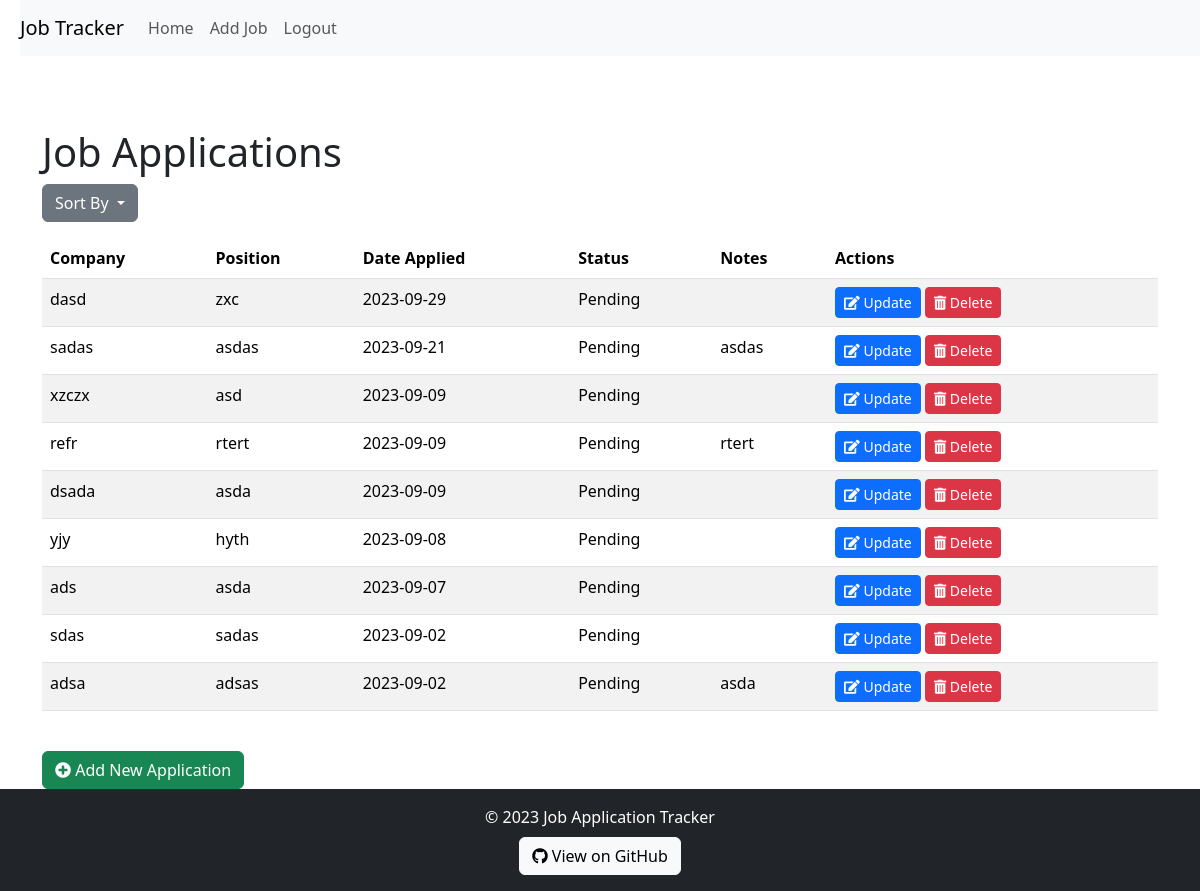
Page / (signed in) on the earlier database version.
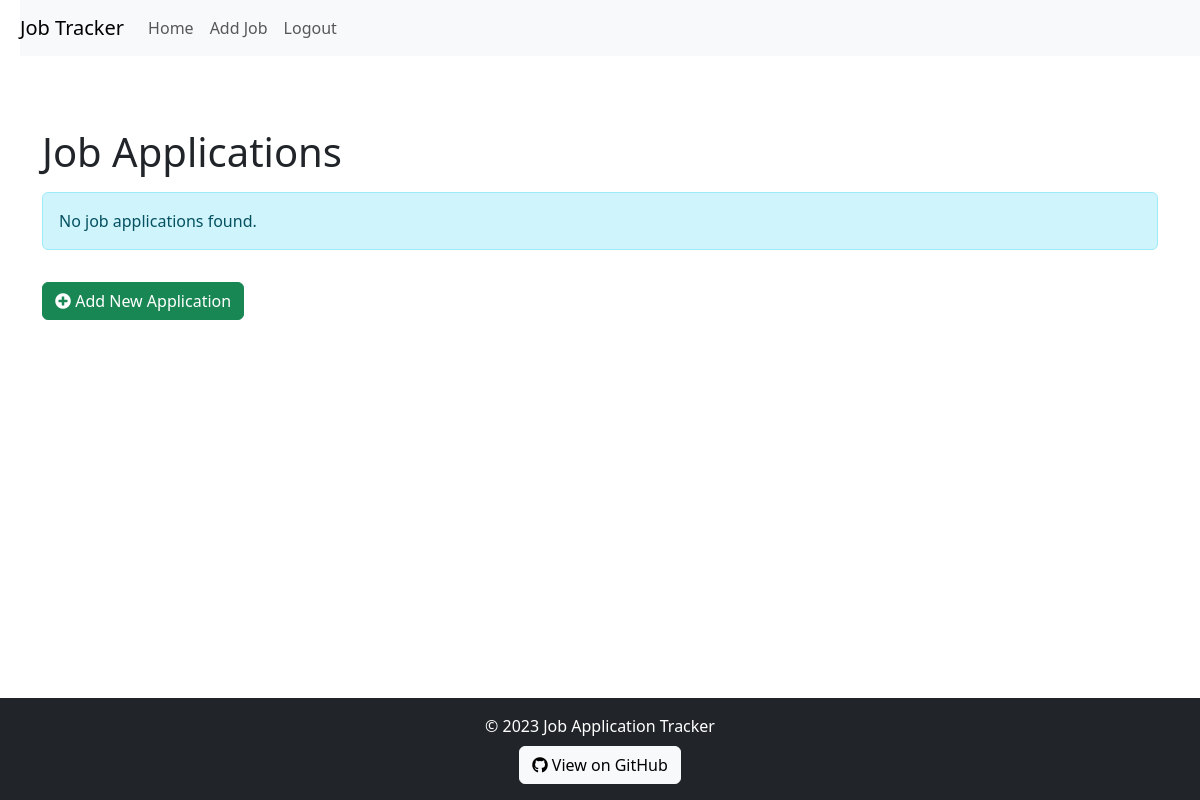
Same page on the later database version.
### app/models.py (models this page shows)
class JobApplication(db.Model):
    id = db.Column(db.Integer, primary_key=True)
    company = db.Column(db.String(150), nullable=False)
    position = db.Column(db.String(150), nullable=False)
    date_applied = db.Column(db.String(50), nullable=False)
    status = db.Column(db.String(50), default="Pending")
    notes = db.Column(db.Text)
    user_id = db.Column(db.Integer, db.ForeignKey('user.id'))

### app/routes.py (the view)
@app.route('/')
def index():
    page = request.args.get('page', 1, type=int)
    sort_by = request.args.get('sort_by', 'date')
    job_applications = []
    if current_user.is_authenticated:
        query = JobApplication.query.filter_by(user_id=current_user.id)
        if sort_by == 'company':
            query = query.order_by(JobApplication.company)
        else:
            query = query.order_by(JobApplication.date_applied.desc())
        job_applications = query.paginate(page=page, per_page=9)
    return render_template('index.html', job_applications=job_applications)

### app/__init__.py (called while the page is built)
@login_manager.user_loader
def load_user(user_id):
    return User.query.get(int(user_id))

### app/routes.py (called while the page is built)
@app.after_request
def add_cache_control(response):
    response.headers["Cache-Control"] = "no-cache, no-store, must-revalidate"
    response.headers["Pragma"] = "no-cache"
    response.headers["Expires"] = "0"
    return response

@app.context_processor
def make_template_context():
    return dict(get_flashed_messages=get_flashed_messages)

### app/templates/index.html (shortened to what this page needs)
{% extends "base.html" %}
{% block content %}
{% if current_user.is_authenticated %}
<h1 class="mt-4">Job Applications</h1>
{% if job_applications.items %}
    <div class="mb-3">
        <div class="dropdown">
            <button class="btn btn-secondary dropdown-toggle" type="button" id="sortDropdown" data-bs-toggle="dropdown" aria-expanded="false">
                Sort By
            </button>
        </div>
    </div>
    <table class="table table-striped mt-3">
        <thead>
            <tr>
                <th>Company</th>
                <th>Position</th>
                <th>Date Applied</th>
                <th>Status</th>
                <th>Notes</th>
                <th>Actions</th>
            </tr>
        </thead>
        <tbody>
            {% for job in job_applications %}
            <tr>
                <td>{{ job.company }}</td>
                <td>{{ job.position }}</td>
                <td>{{ job.date_applied }}</td>
                <td>{{ job.status }}</td>
                <td>{{ job.notes }}</td>
                <td>
                    <a href="{{ url_for('update', id=job.id) }}" class="btn btn-primary btn-sm">
                        <i class="fas fa-edit"></i> Update
                    </a>
                    <form action="{{ url_for('delete', id=job.id, page=request.args.get('page', 1)) }}" method="post" style="display:inline;">
                        <button type="submit" class="btn btn-danger btn-sm">
                            <i class="fas fa-trash-alt"></i> Delete
                        </button>
                    </form>
                </td>
            </tr>
            {% endfor %}
        </tbody>
    </table>
{% else %}
    <div class="alert alert-info mt-3">
        No job applications found.
    </div>
{% endif %}
<a href="{{ url_for('add', page=request.args.get('page', 1)) }}" class="btn btn-success mt-3">
    <i class="fas fa-plus-circle"></i> Add New Application
</a>
{% endif %}
{% endblock %}

### app/templates/base.html (shortened to what this page needs)
<!DOCTYPE html>
<html>
<head>
    <link rel="stylesheet" href="{{ url_for('static', filename='css/style.css') }}">
    <link href="https://cdn.jsdelivr.net/npm/bootstrap@5.3.2/dist/css/bootstrap.min.css" rel="stylesheet">
    <link rel="stylesheet" href="https://cdnjs.cloudflare.com/ajax/libs/font-awesome/5.15.3/css/all.min.css">
</head>
<body class="d-flex flex-column min-vh-100">
    {% if current_user.is_authenticated %}
    <nav class="navbar navbar-expand-lg navbar-light bg-light">
        <a class="navbar-brand" href="#">Job Tracker</a>
        <div class="collapse navbar-collapse" id="navbarNav">
            <ul class="navbar-nav mr-auto">
                <li class="nav-item active">
                    <a class="nav-link" href="{{ url_for('index') }}">Home</a>
                </li>
                <li class="nav-item">
                    <a class="nav-link" href="{{ url_for('add') }}">Add Job</a>
                </li>
            </ul>
            <ul class="navbar-nav ml-auto">
                <li class="nav-item">
                    <a class="nav-link" href="{{ url_for('logout') }}">Logout</a>
                </li>
            </ul>
        </div>
    </nav>
{% endif %}
    <div class="container mt-5 flex-grow-1">
        {% block content %}{% endblock %}
    </div>
    <footer class="footer bg-dark text-white py-3">
        <div class="container text-center">
            <span>© 2023 Job Application Tracker</span>
            <div class="mt-2">
                <a href="https://github.com/Rahul2K20/job-application-tracker" class="btn btn-light" target="_blank">
                    <i class="fab fa-github"></i> View on GitHub
                </a>
            </div>
        </div>
    </footer>
</body>
</html>

### app/static/css/style.css (style rules this page uses)
body { font-family: 'Roboto', sans-serif; background-color: #f5f5f5; text-align: center; }
.navbar { margin-left: 20px; margin-top: 0; }
.container { height: 100%; }

Differences in the rows shown:
removed JobApplication: company "dasd", position "zxc", date_applied "2023-09-29", status "Pending"
removed JobApplication: company "sadas", position "asdas", date_applied "2023-09-21", status "Pending", notes "asdas"
removed JobApplication: company "xzczx", position "asd", date_applied "2023-09-09", status "Pending"
removed JobApplication: company "refr", position "rtert", date_applied "2023-09-09", status "Pending", notes "rtert"
removed JobApplication: company "dsada", position "asda", date_applied "2023-09-09", status "Pending"
removed JobApplication: company "yjy", position "hyth", date_applied "2023-09-08", status "Pending"
removed JobApplication: company "ads", position "asda", date_applied "2023-09-07", status "Pending"
removed JobApplication: company "sdas", position "sadas", date_applied "2023-09-02", status "Pending"
removed JobApplication: company "adsa", position "adsas", date_applied "2023-09-02", status "Pending", notes "asda"
Other differences:
text no longer shown: "Sort By Company Position Date Applied Status Notes Actions"
text now shown: "No job applications found."
